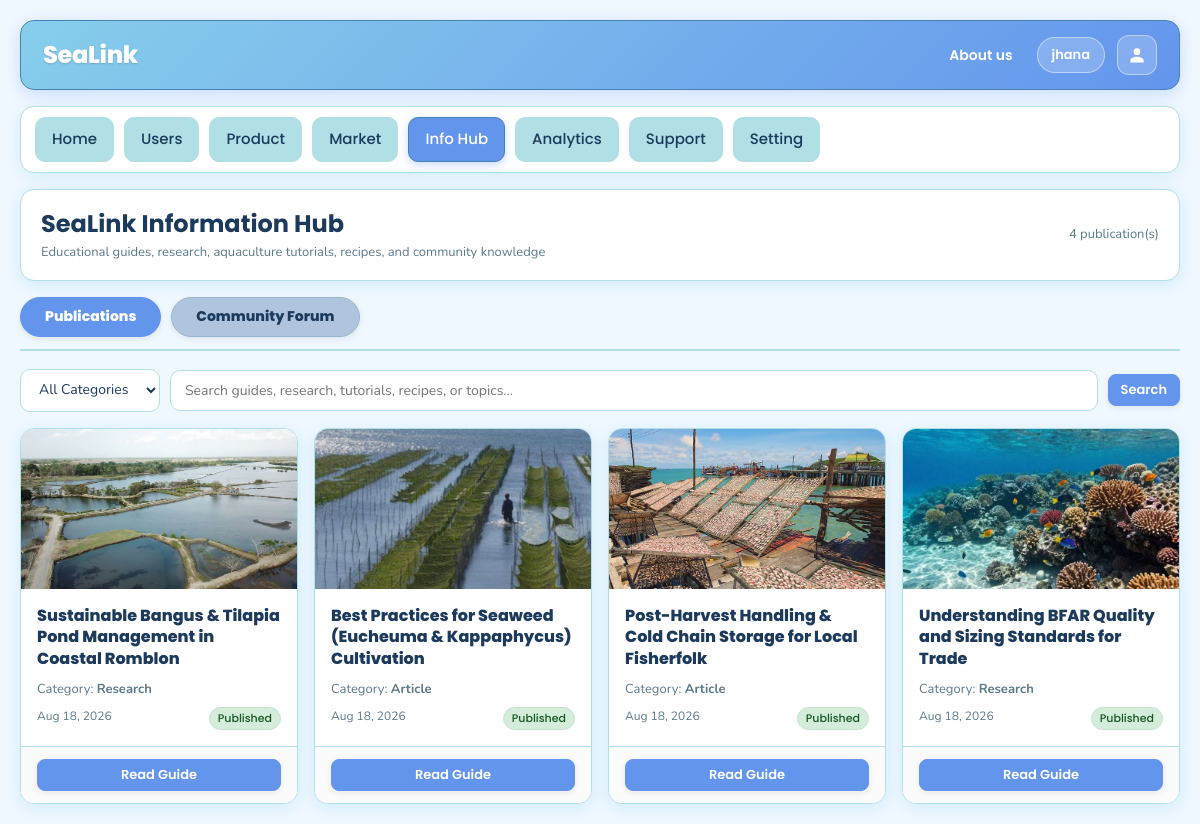
Screenshot of /admin/infohub.php (signed in) with the database file from the repository.
### tables this page shows
CREATE TABLE `info_hub_tbl` (
  `info_hub_id` int(11) NOT NULL,
  `admin_id` int(11) DEFAULT NULL,
  `title` varchar(255) NOT NULL,
  `type` enum('Article','Study','Tutorial','Recipe','Dish Guide','Research','Recipes','Forum') DEFAULT 'Article',
  `category` varchar(100) DEFAULT 'Article',
  `image_url` varchar(255) DEFAULT NULL,
  `content` text NOT NULL,
  `status` enum('Draft','Published','Unpublished') NOT NULL DEFAULT 'Draft',
  `created_at` datetime NOT NULL DEFAULT current_timestamp(),
  `updated_at` datetime NOT NULL DEFAULT current_timestamp() ON UPDATE current_timestamp()
);

### includes/functions.php (called while the page is built, shortened)
<?php
if (!function_exists('e')) {
    function e($text)
    {
        return htmlspecialchars((string)$text, ENT_QUOTES, 'UTF-8');
    }
}

### admin/infohub.php (the view, shortened to what this page needs)
<?php
require_once __DIR__ . '/../config/db.php';
require_once __DIR__ . '/../includes/functions.php';
require_once __DIR__ . '/../includes/layout_top.php';
$is_content_admin = (($_SESSION['user_role'] ?? '') === 'Content Admin');
$current_tab = trim((string)($_GET['tab'] ?? 'knowledge'));
if ($current_tab !== 'forum') {
    $current_tab = 'knowledge';
}
$kb_categories = [
    'All'      => 'All Categories',
    'Article'  => 'Article',
    'Research' => 'Research',
    'Tutorial' => 'Tutorial',
    'Recipes'  => 'Recipes'
];
$kb_category = trim((string)($_GET['category'] ?? 'All'));
$kb_search = trim((string)($_GET['search'] ?? ''));
$articles = [];
if ($current_tab === 'knowledge') {
    $where = "1=1";
    $sql = "SELECT info_hub_id AS article_id, info_hub_tbl.* FROM info_hub_tbl WHERE {$where} ORDER BY created_at DESC";
    $stmt = mysqli_prepare($conn, $sql);
    mysqli_stmt_execute($stmt);
    $res = mysqli_stmt_get_result($stmt);
    while ($row = mysqli_fetch_assoc($res)) {
        $articles[] = $row;
    }
}
$forum_posts = [];
?>
<main class="dashboard-content">
    <div class="section-card" style="margin-bottom:16px;">
        <div style="display:flex; justify-content:space-between; align-items:center; flex-wrap:wrap; gap:12px;">
            <div>
                <h1 style="margin:0; font-size:24px;">SeaLink Information Hub</h1>
                <div class="small-muted" style="margin-top:4px;">Educational guides, research, aquaculture tutorials, recipes, and community knowledge</div>
            </div>
            <div style="display:flex; align-items:center; gap:12px;">
                <div class="small-muted">
                    <?php if ($current_tab === 'knowledge') { ?>
                        <?php echo count($articles); ?> publication(s)
                    <?php } else { ?>
                        <?php echo count($forum_posts); ?> discussion(s)
                    <?php } ?>
                </div>
            </div>
        </div>
    </div>
    <div style="display:flex; align-items:center; gap:10px; margin-bottom:18px; border-bottom:2px solid var(--border); padding-bottom:12px;">
        <a href="?tab=knowledge" class="btn <?php echo ($current_tab === 'knowledge') ? 'btn-primary' : 'btn-secondary'; ?>"
           style="border-radius:24px; padding:9px 24px; font-weight:800; font-size:14px; text-decoration:none; display:inline-flex; align-items:center; gap:8px;">
            <span>Publications</span>
        </a>
        <a href="?tab=forum" class="btn <?php echo ($current_tab === 'forum') ? 'btn-primary' : 'btn-secondary'; ?>"
           style="border-radius:24px; padding:9px 24px; font-weight:800; font-size:14px; text-decoration:none; display:inline-flex; align-items:center; gap:8px;">
            <span>Community Forum</span>
        </a>
    </div>
    <?php if ($current_tab === 'knowledge') { ?>
        <div class="market-toolbar" style="margin-bottom:16px;">
            <form class="market-filters" method="GET" action="" style="display:flex; gap:10px; flex-wrap:wrap; align-items:center; width:100%;">
                <select name="category" onchange="this.form.submit()">
                    <?php foreach ($kb_categories as $cat_key => $cat_label) { ?>
                        <option value="<?php echo e($cat_key); ?>" <?php echo ($kb_category === $cat_key) ? 'selected' : ''; ?>>
                            <?php echo e($cat_label); ?>
                        </option>
                    <?php } ?>
                </select>
                <div class="search-input-wrapper">
                    <input type="text" name="search" placeholder="Search guides, research, tutorials, recipes, or topics..."
                           value="<?php echo e($kb_search); ?>" oninput="checkSearchClear(this)">
                </div>
                <button type="submit" class="btn btn-primary btn-sm">Search</button>
            </form>
        </div>
        <div class="deals-fixed-grid">
            <?php foreach ($articles as $a) {
                $is_pub = ($a['status'] === 'Published');
            ?>
                <div class="section-card" style="margin-top:0; padding:0; overflow:hidden; display:flex; flex-direction:column; justify-content:space-between; border-radius:14px;">
                    <div>
                        <div style="width:100%; height:160px; background:#e8eded; display:flex; align-items:center; justify-content:center; overflow:hidden; position:relative;">
                            <?php if (!empty($a['image_url'])) { ?>
                                <img src="<?php echo BASE_URL . '/' . e($a['image_url']); ?>" alt="" style="width:100%; height:100%; object-fit:cover;">
                            <?php } ?>
                        </div>
                        <div style="padding:16px;">
                            <h3 style="font-size:16px; font-weight:800; line-height:1.35; margin:0 0 10px 0; color:var(--text);">
                                <a href="<?php echo BASE_URL; ?>/infohub/read.php?article_id=<?php echo (int)$a['article_id']; ?>" target="_blank" style="text-decoration:none; color:inherit;">
                                    <?php echo e($a['title']); ?>
                                </a>
                            </h3>
                            <div class="small-muted" style="font-size:13px; margin-bottom:4px;">
                                Category: <strong><?php echo e($a['category']); ?></strong>
                            </div>
                            <div style="display:flex; justify-content:space-between; font-size:12px; color:var(--muted); margin-top:8px;">
                                <span><?php echo date('M d, Y', strtotime($a['created_at'])); ?></span>
                                <span class="badge <?php echo $is_pub ? 'active' : 'inactive'; ?>" style="font-size:11px; padding:2px 8px;">
                                    <?php echo e($a['status']); ?>
                                </span>
                            </div>
                        </div>
                    </div>
                    <div style="padding:12px 16px; border-top:1px solid var(--border); background:#fbfbfb; display:flex; gap:8px;">
                        <?php if ($is_content_admin) { ?>
                            <button type="button" class="btn btn-sm btn-secondary" style="flex:1; text-align:center;"
                                    data-id="<?php echo (int)$a['article_id']; ?>"
                                    data-title="<?php echo e($a['title']); ?>"
                                    data-category="<?php echo e($a['category']); ?>"
                                    data-status="<?php echo e($a['status']); ?>"
                                    data-content="<?php echo htmlspecialchars($a['content'], ENT_QUOTES); ?>"
                                    onclick="populateEditArticle(this)">
                                Edit
                            </button>
                            <form method="POST" action="<?php echo BASE_URL; ?>/admin/actions/infohub_toggle.php" style="flex:1; margin:0;">
                                <input type="hidden" name="article_id" value="<?php echo (int)$a['article_id']; ?>">
                                <button type="submit" class="btn btn-sm btn-secondary" style="width:100%;">
                                    <?php echo $is_pub ? 'Unpublish' : 'Publish'; ?>
                                </button>
                            </form>
                            <form method="POST" action="<?php echo BASE_URL; ?>/admin/actions/infohub_delete.php" style="flex:1; margin:0;"
                                  onsubmit="return confirm('Delete this article?');">
                                <input type="hidden" name="article_id" value="<?php echo (int)$a['article_id']; ?>">
                                <button type="submit" class="btn btn-sm" style="width:100%; background:#b42318; color:#fff; border:none; border-radius:10px; font-weight:700;">
                                    Delete
                                </button>
                            </form>
                        <?php } else { ?>
                            <a href="<?php echo BASE_URL; ?>/infohub/read.php?article_id=<?php echo (int)$a['article_id']; ?>" target="_blank"
                               class="btn btn-sm btn-primary btn-block" style="text-align:center;">
                                Read Guide
                            </a>
                        <?php } ?>
                    </div>
                </div>
            <?php } ?>
        </div>
    <?php } ?>
</main>
<?php require_once __DIR__ . '/../includes/layout_bottom.php'; ?>

### assets/css/base.css (style rules this page uses)
* { margin: 0; padding: 0; box-sizing: border-box; }
:root { --bg: #F0F8FF; --bg-alt: #E0FFFF; --surface: #FFFFFF; --primary: #6495ED; --primary-hover: #4a7bd4; --sky-blue: #87CEEB; --light-sky-blue: #87CEFA; --powder-blue: #B0E0E6; --steel-blue: #4682B4; --dark-navy: #1B3A5C; --ocean-blue: #2E86AB; --deep-cerulean: #1B6CA8; --cadet-blue: #5F9EA0; --dark-sky-blue: #4C7A96; --beau-blue: #BCD4E6; --light-steel-blue: #B0C4DE; --gray-blue: #5A7A8A; --text: #1B3A5C; --text-dark: #152525; --text-white: #FFFFFF; --muted: #5A7A8A; --border: #B0E0E6; --border-light: #E0FFFF; --border-subtle: #F0F8FF; --card-shadow: 0 4px 16px rgba(135, 206, 235, 0.30); --card-shadow-hover:0 8px 24px rgba(100, 149, 237, 0.35); --widget-shadow: 0 6px 18px rgba(70, 130, 180, 0.20); --focus-glow: 0 0 0 3px rgba(100, 149, 237, 0.35); --font-primary: 'Poppins', sans-serif; --font-secondary: 'Nunito', sans-serif; }
body { font-family: var(--font-secondary); background-color: var(--bg); color: var(--text); line-height: 1.5; font-size: 16px; -webkit-font-smoothing: antialiased; -moz-osx-font-smoothing: grayscale; overflow-x: hidden; }
h1, h2, h3, h4, h5, h6 { font-family: var(--font-primary); color: var(--text); line-height: 1.3; overflow-wrap: break-word; word-wrap: break-word; }
h1, .page-title { font-size: 28px; font-weight: 700; margin-bottom: 8px; }
h3, .card-title { font-size: 18px; font-weight: 600; margin-bottom: 6px; }
small, .small-muted, .caption { font-family: var(--font-secondary); font-size: 13px; font-weight: 400; color: var(--muted); }
a { color: var(--deep-cerulean); text-decoration: none; transition: color 0.15s ease; }

### assets/css/components.css (style rules this page uses)
.btn { display: inline-flex; align-items: center; justify-content: center; gap: 8px; padding: 10px 18px; border-radius: 10px; text-decoration: none; border: none; cursor: pointer; font-family: var(--font-primary); font-size: 15px; font-weight: 600; line-height: 1.4; transition: all 0.18s ease; box-shadow: 0 2px 6px rgba(0, 0, 0, 0.08); }
.btn-primary, .btn-search { background: var(--primary); color: var(--text-white); border: 1px solid var(--primary); }
.btn-secondary, .btn-back { background: var(--light-steel-blue); color: var(--dark-navy); border: 1px solid #9bb5d1; }
.btn-block { width: 100%; }
.btn-sm { padding: 6px 12px; font-size: 13px; border-radius: 8px; }
.section-card { background: var(--surface); border: 1px solid var(--border); border-radius: 14px; padding: 18px 20px; margin-top: 16px; box-shadow: var(--card-shadow); }
.badge { display: inline-flex; align-items: center; gap: 6px; padding: 4px 10px; border-radius: 999px; font-family: var(--font-primary); font-size: 12px; font-weight: 500; border: 1px solid var(--border); background: #fafafa; color: var(--text); }
.badge.active { background: #D4EDDA; border-color: #c3e6cb; color: #155724; }
.product-grid, .market-grid, .deals-fixed-grid { display: grid; grid-template-columns: repeat(4, minmax(0, 1fr)); gap: 16px; }
.search-input-wrapper { position: relative; display: flex; align-items: center; flex: 1; min-width: 180px; }
.search-input-wrapper input { width: 100%; padding-left: 14px !important; padding-right: 36px !important; }

### assets/css/pages.css (style rules this page uses)
.market-toolbar { display: flex; gap: 12px; flex-wrap: wrap; align-items: center; justify-content: space-between; margin-bottom: 16px; }
.market-filters { display: flex; gap: 10px; flex-wrap: wrap; align-items: center; }
.market-filters select, .market-filters input { padding: 10px 14px; border: 1px solid var(--powder-blue); border-radius: 10px; background: var(--surface); font-family: var(--font-secondary); font-size: 14px; color: var(--text); outline: none; }

### admin/infohub.php (style rules this page uses)
.deals-fixed-grid { display: grid !important; grid-template-columns: repeat(4, minmax(0, 1fr)) !important; gap: 16px !important; }

### rows the page displays
info_hub_tbl: image_url (picture), title "Sustainable Bangus & Tilapia Pond Management in Coastal Romblon", category "Research", created_at "Aug 18, 2026", status "Published"
info_hub_tbl: image_url (picture), title "Best Practices for Seaweed (Eucheuma & Kappaphycus) Cultivation", category "Article", created_at "Aug 18, 2026", status "Published"
info_hub_tbl: image_url (picture), title "Post-Harvest Handling & Cold Chain Storage for Local Fisherfolk", category "Article", created_at "Aug 18, 2026", status "Published"
info_hub_tbl: image_url (picture), title "Understanding BFAR Quality and Sizing Standards for Trade", category "Research", created_at "Aug 18, 2026", status "Published"

### other values shown
$app_name "SeaLink"
$_SESSION['username'] "jhana"
count($articles) "4"
form field category "All Categories"
